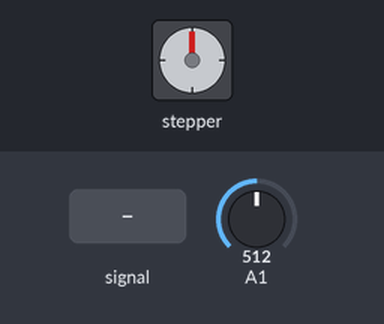
Simulated run of this sketch. Board: Arduino Uno, built with avr-gcc and run on an emulated ATmega328P. Parts: stepper motor. The inputs (shaded band) are chosen by the test bench; at power-on: A1 = 512. Stepper angles assume 200 steps per turn.

Above: at 1.2 s.
1.3 s: A1 set to 716
At 1.45 s:
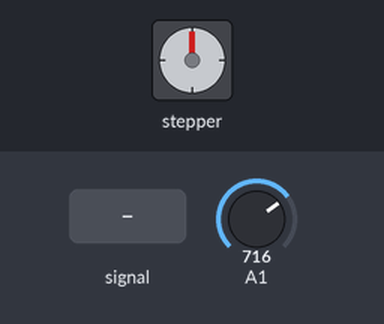
At 2.05 s:
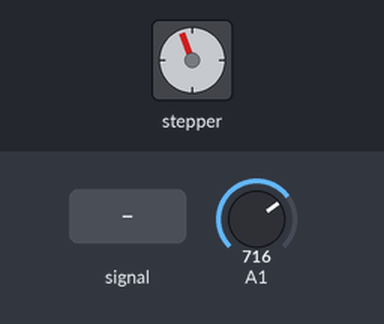
4.3 s: A1 set to 40
At 4.47 s:
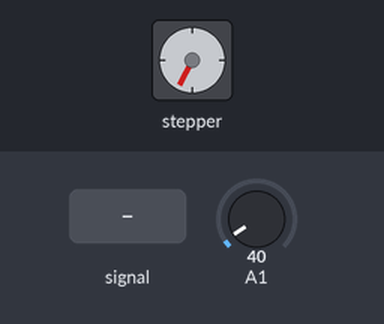
7.3 s: A1 set to 122
10.3 s: A1 fed a 200 Hz sine of ±81 counts around its level
Timing chart, 0 to 17.3 s (numbered marks = the images above; inputs shaded):
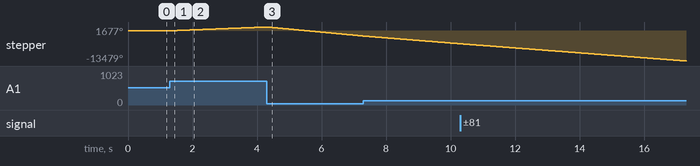

Measured:
- after the input at 1.3 s, stepper: keeps turning clockwise at about 560°/s, starting at once

The sketch:

NEMA_FUNCIONA_BIEN_ULTIMAVERSION.ino
```cpp
#include <AccelStepper.h>

#define dirPin 5
#define stepPin 2

AccelStepper stepper(AccelStepper::DRIVER, stepPin, dirPin);

void setup() {
  stepper.setMaxSpeed(1000); // Ajusta según tus necesidades
  stepper.setAcceleration(1000); // Ajusta según tus necesidades
}

void loop() {
  int yPosition = analogRead(A1);

  // Definir un rango muerto
  int threshold = 50;
  int speed;

  if (yPosition > (512 + threshold)) {
    // Mover en una dirección
    speed = map(yPosition, 512 + threshold, 1023, 0, 1000);
  } else if (yPosition < (512 - threshold)) {
    // Mover en la otra dirección
    speed = map(yPosition, 0, 512 - threshold, -1000, 0);
  } else {
    // Dentro del rango muerto, no moverse
    speed = 0;
  }

  stepper.setSpeed(speed);
  stepper.runSpeed();
}
```
